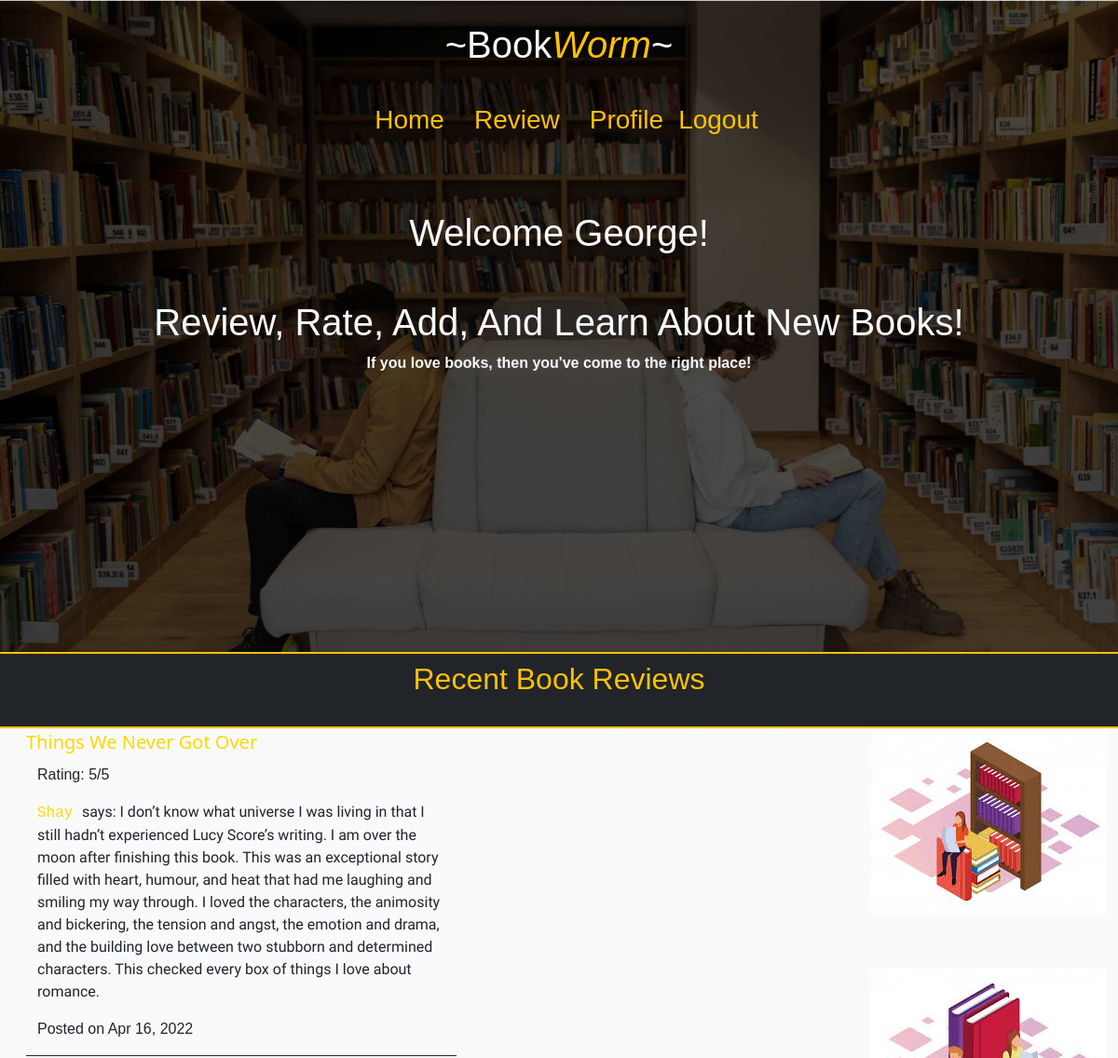
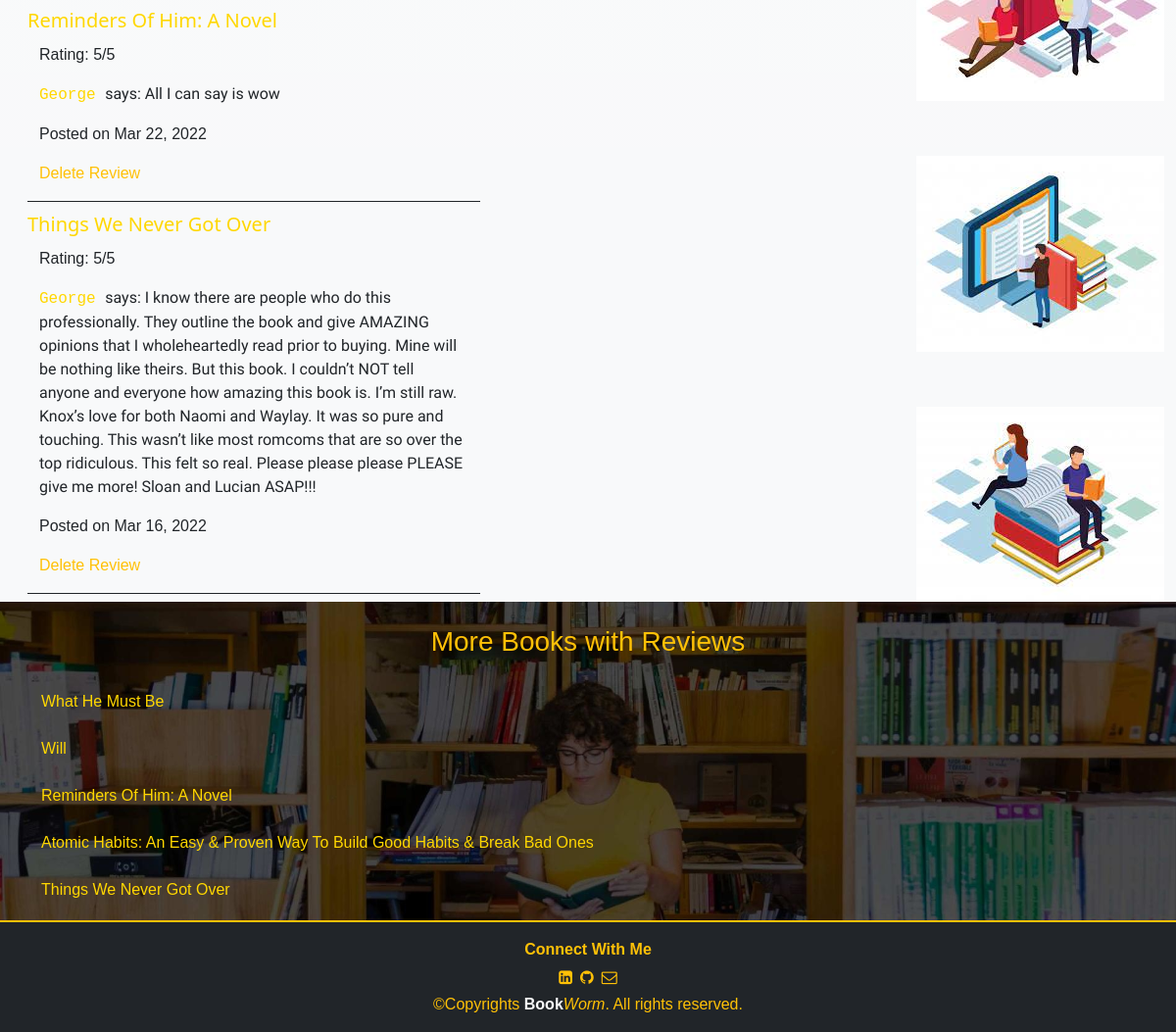
/books/ (signed in), run on the app's committed database (2 pictures, top to bottom).
### apps/users/models.py (models this page shows)
class User(models.Model):
    name = models.CharField(max_length=255)
    alias = models.CharField(max_length=255)
    email = models.CharField(max_length=255)
    password = models.CharField(max_length=255)
    created_at = models.DateTimeField(auto_now_add=True)
    updated_at = models.DateTimeField(auto_now=True)
    objects = UserManager()

### apps/books/models.py (models this page shows)
class Review(models.Model):
    review = models.TextField()
    rating = models.IntegerField()
    user = models.ForeignKey(User, related_name='book_reviews', on_delete= CASCADE)
    book = models.ForeignKey(Book, related_name='reviews', on_delete=models.CASCADE)
    created_at = models.DateTimeField(auto_now_add=True)
    updated_at = models.DateTimeField(auto_now=True)
    objects = BookManager()

class Book(models.Model):
    title = models.CharField(max_length=255)
    author = models.TextField()
    uploaded_by = models.ForeignKey(User, related_name='uploaded_books', on_delete=models.CASCADE)
    created_at = models.DateTimeField(auto_now_add=True)
    updated_at = models.DateTimeField(auto_now=True)
    objects = BookManager()

### apps/books/views.py (the view)
# urls.py: path('', views.dashboard, name= 'dash'),
def dashboard(request):
    if 'user_id' not in request.session:
        return redirect('/')
    books = Book.objects.all()
    books_with_reviews = []
    for book in books:
        if book.reviews:
            books_with_reviews.append(book)
    context= {
        'reviews': Review.objects.all().order_by('-created_at')[:3],
        'books': books_with_reviews,
        'user': User.objects.get(id = request.session['user_id'])
    }
    return render(request, 'dashboard.html', context)

### apps/books/templates/dashboard.html (shortened to what this page needs)
<!DOCTYPE html>
<html lang="en">
<head>
    {% load static %}
    <link rel="stylesheet" href="{% static 'css/dashboard.css' %}">
    <link href="https://cdn.jsdelivr.net/npm/bootstrap@5.1.3/dist/css/bootstrap.min.css" rel="stylesheet">
    <link rel="stylesheet" href="https://cdnjs.cloudflare.com/ajax/libs/font-awesome/4.7.0/css/font-awesome.min.css">
</head>
<body>
    <div class="container-fluid header">
        <h1 class="text-light  text-center py-4">~Book<i class="text-warning">Worm</i>~</h1>
        <nav class="navbar text-light p-2 mb-5">
            <div class="container-xxl">
                <div class="d-flex justify-content-between m-auto">
                    <h3><a class="link-warning text-decoration-none mx-3" href="/books">Home</a></h3>
                    <h3><a class="link-warning text-decoration-none mx-3" href="/books/review">Review</a></h3>
                    <h3><a class="link-warning text-decoration-none mx-3" href="/{{user.id}}">Profile</a></h3>
                    <h3><a class="link-warning text-decoration-none" href="/logout">Logout</a></h3>
                </div>
        </nav>
        <div class="container pt-3">
            <h1 class="text-center text-light">Welcome {{user.alias}}!</h1>
            <h1 class="text-center text-light mt-5">Review, Rate, Add, And Learn About New Books! </h1>
            <p class="text-center text-light"><strong> If you love books, then you've come to the right place!</strong> </p>
        </div>
    </div>
    <div class="container-fluid bg-dark border-top border-bottom border-warning border-2">
        <h2 class="m-auto text-center py-2 w-50 mb-4 text-warning">Recent Book Reviews</h2>
    </div>
    <div class="recent_reviews container-fluid bg-light bg-gradient">
        <div class="d-flex flex-row justify-content-around">
            <div class="recent_reviews">
                {% for review in reviews %}
                <a class="link fs-5 ms-3 text-decoration-none" href="/books/{{review.book.id}}">{{review.book.title}}</a>
                <div class="container w-50 ms-3 border-bottom border-dark my-2">
                    <p>Rating: {{review.rating}}/5</p>
                    <p class="review"><a class="link text-decoration-none font-monospace" href="/{{review.user.id}}">{{review.user.alias}} </a>says: {{review.review}}</p>
                        <p>Posted on {{review.created_at|date:'M d, Y'}}</p>
                        {% if review.user.id == user.id %}
                        <p><a class="link link-warning text-decoration-none" href="/books/delete_review/{{review.id}}">Delete Review</a></p>
                        {% endif %}
                </div>
                {% endfor %}
            </div>
            <div class="d-flex flex-column justify justify-content-between" >
                <img src="../static/img/images-5.jpg" alt="book">
                <img src="../static/img/images-7.jpg" alt="book">
                <img src="../static/img/images-11.jpg" alt="book">
                <img src="../static/img/images-12.jpg" alt="book">
            </div>
        </div>
    </div>
    <div class="container-fluid" style="background-image: url(../static/img/wepik-2022214-125738.jpg); background-repeat: no-repeat; background-size: cover; background-blend-mode: darken; background-position:center;">
        <div class="other_reviews">
            <h3 class="text-center py-4 text-warning">More Books with Reviews</h3>
            <div class="scroll_bar container overflow-auto" style="height: 235px;">
                {% for book in books %}
                    <p class="pb-2"><a class="link text-decoration-none" href="/books/{{book.id}}">{{book.title}}</a></p>
                {% endfor %}
            </div>
        </div>
    </div>
    <footer class="p-3 bg-dark border-top border-warning border-2">
        <p class="text-center text-warning mb-0"><strong>Connect With Me</strong></p>
        <div class="d-flex justify-content-center align-items-center">
            <a class="link-warning p-1" href="#">
                <i class="fa fa-linkedin-square" aria-hidden="true"></i>
            </a>
            <a class="link-warning p-1" href="#">
                <i class="fa fa-github" aria-hidden="true"></i>
            </a>
            <a class="link-warning p-1" href="#">
                <i class="fa fa-envelope-o" aria-hidden="true"></i>
            </a>
        </div>
        <p class="text-center text-warning mb-0">&copy;Copyrights <strong class="text-light">Book</strong><i class="text-warning">Worm</i>. All rights reserved.</p>
    </footer>
</body>
</html>

### apps/books/static/css/dashboard.css (style rules this page uses)
.header { background-image: url(../img/wepik-2022229-132042.png); height: 350px; background-repeat: no-repeat; background-size: cover; height: 700px; animation: change 10s infinite ease-in-out; }
h1, h2, h3, p, h5 { font-family:Verdana, Geneva, Tahoma, sans-serif }
.review { font-family: 'Gaegu', cursive; font-family: 'Schoolbell', cursive; }
.link { color: gold; }

### data on the page
User: alias "George"
Review: book "Things We Never Got Over", rating "5", user.alias "Shay", review "I don’t know what universe I was living in that I still hadn’t experienced Lucy Score’s writing. I am over the moon after finishing this book. This was an exceptional story filled with heart, humour, and heat that had me laughing and smiling my way through. I loved the characters, the animosity and bickering, the tension and angst, the emotion and drama, and the building love between two stubborn and determined characters. This checked every box of things I love about romance.", created_at "Apr 16, 2022"
Review: book "Reminders Of Him: A Novel", rating "5", user.alias "George", review "All I can say is wow", created_at "Mar 22, 2022"
Review: book "Things We Never Got Over", rating "5", user.alias "George", review "I know there are people who do this professionally. They outline the book and give AMAZING opinions that I wholeheartedly read prior to buying. Mine will be nothing like theirs. But this book. I couldn’t NOT tell anyone and everyone how amazing this book is. I’m still raw. Knox’s love for both Naomi and Waylay. It was so pure and touching. This wasn’t like most romcoms that are so over the top ridiculous. This felt so real. Please please please PLEASE give me more! Sloan and Lucian ASAP!!!", created_at "Mar 16, 2022"
Book: title "What He Must Be"
Book: title "Will"
Book: title "Reminders Of Him: A Novel"
Book: title "Atomic Habits: An Easy & Proven Way To Build Good Habits & Break Bad Ones"
Book: title "Things We Never Got Over"
